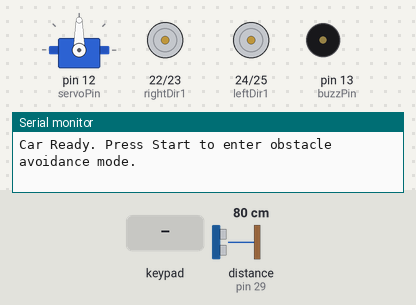
This sketch was run on a simulated Arduino Mega 2560, built with avr-gcc and run on an emulated ATmega2560. On the bench: servo, motor-driver pin pairs drawn as motors (green arrow = first pin HIGH = forward, orange = second pin HIGH = backward, longer = more drive, scaled by the enable pin), buzzer (waves = sounding, pin HIGH), the last lines printed to the serial monitor. The inputs (shaded band) are chosen by the test bench; at power-on: distance to the obstacle (sensor on pin 29) 80 cm. The echo pulse lasts 58.3 µs per cm; pins used as bus, display or sensor lines are not drawn.

Above: at 1.2 s.
1.3 s: key '+' pressed
At 1.8 s:
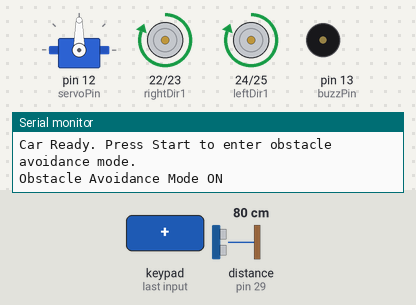
3.0 s: distance to the obstacle (sensor on pin 29) set to 50 cm
4.5 s: distance to the obstacle (sensor on pin 29) set to 41 cm
At 6.1 s:
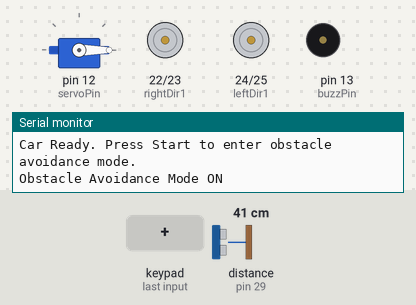
7.5 s: distance to the obstacle (sensor on pin 29) set to 60 cm
At 8.83 s:
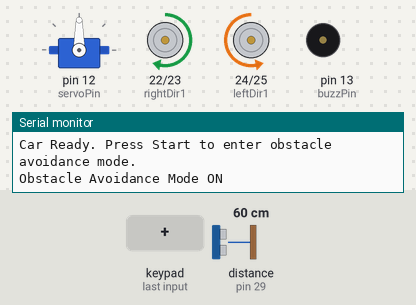
10.5 s: distance to the obstacle (sensor on pin 29) set to 2 cm
At 13.3 s:
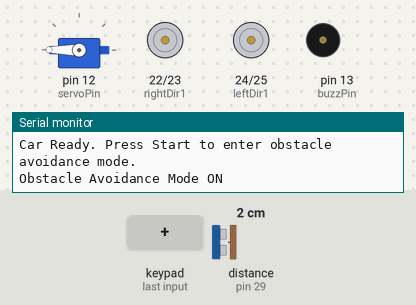
13.5 s: distance to the obstacle (sensor on pin 29) set to 120 cm
At 16.3 s:
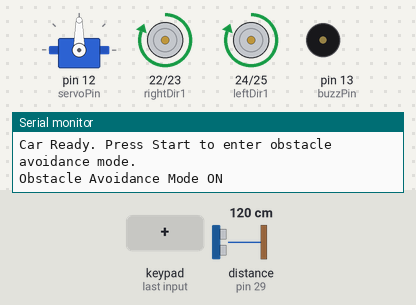
Timing chart, 0 to 17.5 s (numbered marks = the images above; inputs shaded):
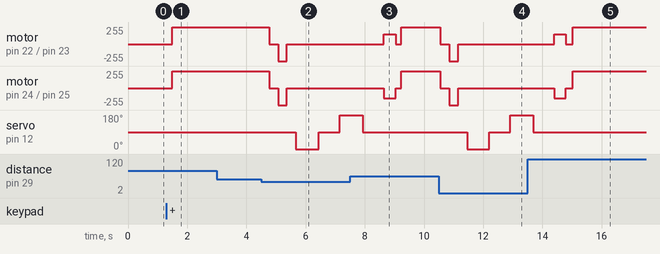

Measured:
- the behaviour switches between 46 and 45 cm on distance to the obstacle (sensor on pin 29) (found by bisection; images 1 and 2)
- after the input at 1.3 s, motor on pin 22 (rightDir1) / pin 23 (rightDir2), motor on pin 24 (leftDir1) / pin 25 (leftDir2): stopped → forward 255/255 after 0.20 s
- after the input at 3.0 s, every drawn part: stays the same
- after the input at 4.5 s, motor on pin 22 (rightDir1) / pin 23 (rightDir2), motor on pin 24 (leftDir1) / pin 25 (leftDir2): forward 255/255 → stopped after 0.27 s, → backward 255/255 0.30 s later, → stopped 0.30 s later; servo on pin 12 (servoPin): 90° → 0° after 1.2 s, → 90° 0.78 s later, → 180° 0.70 s later
- after the input at 7.5 s, servo on pin 12 (servoPin): goes on until 7.9 s, then stays 90°
- after the input at 10.5 s, motor on pin 22 (rightDir1) / pin 23 (rightDir2), motor on pin 24 (leftDir1) / pin 25 (leftDir2): forward 255/255 → stopped after 0.05 s, → backward 255/255 0.30 s later, → stopped 0.30 s later; servo on pin 12 (servoPin): 90° → 0° after 0.95 s, → 90° 0.76 s later, → 180° 0.70 s later
- after the input at 13.5 s, servo on pin 12 (servoPin): goes on until 13.7 s, then stays 90°

The sketch:

sketch_oct14b_complete_car_project.ino
```cpp
#define CUSTOM_SETTINGS
#define INCLUDE_GAMEPAD_MODULE
#include <Dabble.h>
#include <Servo.h>

// Motor pins
int rightSpeedPin = 5;
int rightDir1 = 22;
int rightDir2 = 23;
int leftSpeedPin = 6;
int leftDir1 = 24;
int leftDir2 = 25;

// Motor speeds
int turnMotSpeed = 150;
int motSpeed = 255;
int stopSpeed = 0;

// Ultrasonic sensor pins
int echoPin = 29;
int trigPin = 28;
float distance;
long duration;
int i;
float total;
float avgDistance;
int numMeas = 10;
int thresholdDistance = 45; // Threshold distance in cm

// Servo
Servo myServo;
int servoPin = 12;
int origPos = 90;
int leftPos = 180;
int rightPos = 0;

// Buzzer pin (if used)
int buzzPin = 13;

// Mode flags
bool obstacleAvoidanceMode = false;
bool startPressedLast = false;   // Debounce variable for Start button
bool selectPressedLast = false;  // Debounce variable for Select button

void setup() {
  Serial.begin(9600);      // Serial Monitor baud rate
  Dabble.begin(9600);      // Dabble communication baud rate

  // Initialize motor control pins
  pinMode(rightSpeedPin, OUTPUT);
  pinMode(rightDir1, OUTPUT);
  pinMode(rightDir2, OUTPUT);
  pinMode(leftSpeedPin, OUTPUT);
  pinMode(leftDir1, OUTPUT);
  pinMode(leftDir2, OUTPUT);

  // Initialize buzzer pin (if used)
  pinMode(buzzPin, OUTPUT);

  // Initialize ultrasonic sensor pins
  pinMode(echoPin, INPUT);
  pinMode(trigPin, OUTPUT);

  // Initialize servo
  myServo.attach(servoPin);
  myServo.write(origPos);

  Serial.println("Car Ready. Press Start to enter obstacle avoidance mode.");
}

void loop() {
  Dabble.processInput(); // Process input from Dabble app

  // Toggle Obstacle Avoidance Mode ON
  if (GamePad.isStartPressed()) {
    if (!startPressedLast) {  // Check for button press (debounce)
      obstacleAvoidanceMode = true;
      Serial.println("Obstacle Avoidance Mode ON");
      moveStop(); // Ensure the car stops before switching modes
    }
    startPressedLast = true;
  } else {
    startPressedLast = false;
  }

  // Toggle Obstacle Avoidance Mode OFF
  if (GamePad.isSelectPressed()) {
    if (!selectPressedLast) {  // Check for button press (debounce)
      obstacleAvoidanceMode = false;
      Serial.println("Obstacle Avoidance Mode OFF. Manual control active.");
      moveStop(); // Ensure the car stops before switching modes
    }
    selectPressedLast = true;
  } else {
    selectPressedLast = false;
  }

  // Execute code based on the current mode
  if (obstacleAvoidanceMode) {
    runObstacleAvoidance();
  } else {
    manualControl();
  }
}

// Function for manual control
void manualControl() {
  if (GamePad.isUpPressed()) {
    moveForward();
  } else if (GamePad.isDownPressed()) {
    moveBackward();
  } else if (GamePad.isLeftPressed()) {
    turnLeft();
  } else if (GamePad.isRightPressed()) {
    turnRight();
  } else if (GamePad.isSquarePressed()) {
    moveStop();
  } else {
    moveStop();
  }
}

// Function for obstacle avoidance
void runObstacleAvoidance() {
  distance = getDistance();
  if (distance <= thresholdDistance) {
    moveStop();
    delay(300);
    moveBackward();
    delay(300);
    moveStop();
    delay(300);

    int distanceRight = lookRight();
    delay(200);
    int distanceLeft = lookLeft();
    delay(200);

    if (distanceRight >= distanceLeft) {
      turnRight();
      moveStop();
    } else {
      turnLeft();
      moveStop();
    }
  } else {
    moveForward();
  }
}

// Function to get distance from ultrasonic sensor
float getDistance() {
  total = 0;
  for (i = 0; i < numMeas; i++) {
    digitalWrite(trigPin, LOW);
    delayMicroseconds(2);
    digitalWrite(trigPin, HIGH);
    delayMicroseconds(10);
    digitalWrite(trigPin, LOW);

    duration = pulseIn(echoPin, HIGH, 30000); // Timeout after 30ms
    if (duration == 0) {
      duration = 30000; // Maximum distance if no echo
    }
    distance = duration * 0.034 / 2;
    total += distance;
    delay(15);
  }
  avgDistance = total / numMeas;
  return avgDistance;
}

// Function to look right with the servo
int lookRight() {
  myServo.write(rightPos);
  delay(500);
  int distance = getDistance();
  delay(100);
  myServo.write(origPos);
  delay(500);
  return distance;
}

// Function to look left with the servo
int lookLeft() {
  myServo.write(leftPos);
  delay(500);
  int distance = getDistance();
  delay(100);
  myServo.write(origPos);
  delay(500);
  return distance;
}

// Movement functions
void moveForward() {
  digitalWrite(rightDir1, HIGH);
  digitalWrite(rightDir2, LOW);
  analogWrite(rightSpeedPin, motSpeed);

  digitalWrite(leftDir1, HIGH);
  digitalWrite(leftDir2, LOW);
  analogWrite(leftSpeedPin, motSpeed);
}

void moveBackward() {
  digitalWrite(rightDir1, LOW);
  digitalWrite(rightDir2, HIGH);
  analogWrite(rightSpeedPin, motSpeed);

  digitalWrite(leftDir1, LOW);
  digitalWrite(leftDir2, HIGH);
  analogWrite(leftSpeedPin, motSpeed);
}

void turnRight() {
  digitalWrite(leftDir1, HIGH);
  digitalWrite(leftDir2, LOW);
  analogWrite(leftSpeedPin, turnMotSpeed);

  digitalWrite(rightDir1, LOW);
  digitalWrite(rightDir2, HIGH);
  analogWrite(rightSpeedPin, turnMotSpeed);

  delay(400);  // Adjust the delay for turning duration
  moveStop();
}

void turnLeft() {
  digitalWrite(leftDir1, LOW);
  digitalWrite(leftDir2, HIGH);
  analogWrite(leftSpeedPin, turnMotSpeed);

  digitalWrite(rightDir1, HIGH);
  digitalWrite(rightDir2, LOW);
  analogWrite(rightSpeedPin, turnMotSpeed);

  delay(400);  // Adjust the delay for turning duration
  moveStop();
}

void moveStop() {
  digitalWrite(rightDir1, LOW);
  digitalWrite(rightDir2, LOW);
  analogWrite(rightSpeedPin, stopSpeed);

  digitalWrite(leftDir1, LOW);
  digitalWrite(leftDir2, LOW);
  analogWrite(leftSpeedPin, stopSpeed);
}
```
